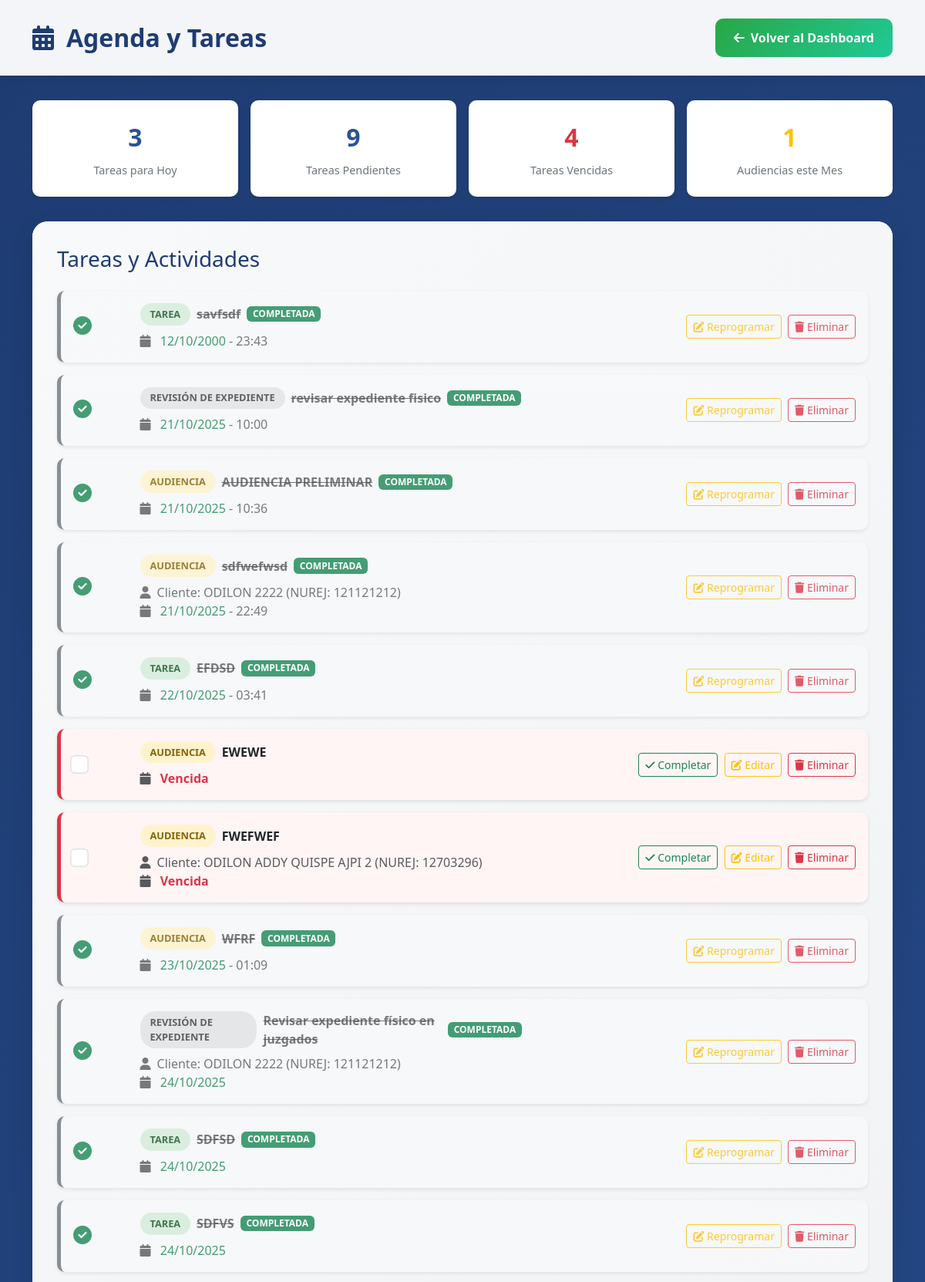
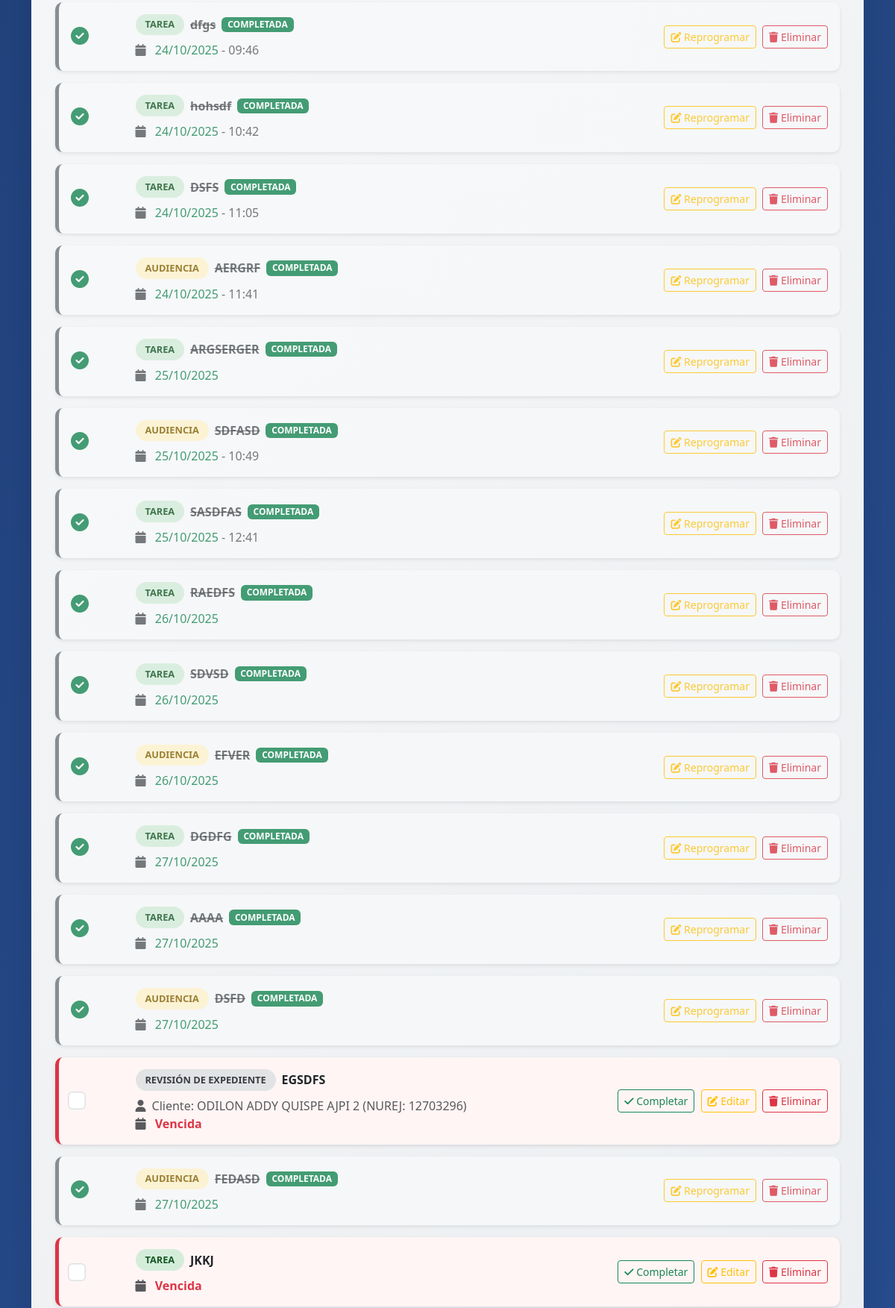
The page /agenda/ (signed in, upper part) on the database its author committed (2 pictures, top to bottom).
### gestion/models.py (models this page shows, shortened)
class Tarea(models.Model):
    TIPO_CHOICES = [
        ('TAREA', 'Tarea'),
        ('EVENTO', 'Evento Importante'),
        ('AUDIENCIA', 'Audiencia'),
        ('REVISION', 'Revisión de Expediente'),
    ]
    ESTADO_CHOICES = [
        ('PENDIENTE', 'Pendiente'),
        ('COMPLETADA', 'Completada'),
    ]
    tipo = models.CharField(max_length=20, choices=TIPO_CHOICES, verbose_name="Tipo de Actividad")
    descripcion = models.TextField(verbose_name="Descripción")
    fecha = models.DateField(verbose_name="Fecha")
    hora = models.TimeField(verbose_name="Hora", null=True, blank=True)
    cliente = models.ForeignKey(Cliente, on_delete=models.CASCADE, related_name='tareas', null=True, blank=True)
    estado = models.CharField(max_length=20, choices=ESTADO_CHOICES, default='PENDIENTE', verbose_name="Estado")
    fecha_creacion = models.DateTimeField(auto_now_add=True)
    class Meta:
        verbose_name = "Tarea"
        verbose_name_plural = "Tareas"
        ordering = ['fecha', 'hora']

class Cliente(models.Model):
    ESTADO_CHOICES = [
        ('ACTIVO', 'Activo'),
        ('CONCLUIDO', 'Concluido'),
        ('ABANDONADO', 'Abandonado'),
    ]
    nurej = models.CharField(max_length=50, unique=True, verbose_name="NUREJ")
    cedula = models.CharField(max_length=20, unique=True, verbose_name="Cédula de Identidad")
    nombre = models.CharField(max_length=200, verbose_name="Nombre del Cliente")
    telefono = models.CharField(max_length=15, verbose_name="Teléfono")
    tipo_proceso = models.CharField(max_length=100, verbose_name="Tipo de Proceso")
    juzgado = models.CharField(max_length=200, verbose_name="Juzgado")
    honorarios_pactados = models.DecimalField(max_digits=10, decimal_places=2, default=0, verbose_name="Honorarios Pactados")
    pago_inicial = models.DecimalField(max_digits=10, decimal_places=2, default=0, verbose_name="Pago Inicial")
    ultima_actuacion = models.TextField(verbose_name="Última Actuación", blank=True)
    fecha_ultima_actuacion = models.DateField(verbose_name="Fecha de Última Actuación", null=True, blank=True)
    proxima_actuacion = models.TextField(verbose_name="Próxima Actuación", blank=True)
    estado = models.CharField(max_length=20, choices=ESTADO_CHOICES, default='ACTIVO', verbose_name="Estado")
    fecha_creacion = models.DateTimeField(auto_now_add=True)
    fecha_actualizacion = models.DateTimeField(auto_now=True)
    class Meta:
        verbose_name = "Cliente"
        verbose_name_plural = "Clientes"
        ordering = ['-fecha_creacion']

### gestion/views.py (the view)
# urls.py: path('agenda/', views.agenda_tareas, name='agenda_tareas'),
@login_required
@requiere_permiso('agenda')
def agenda_tareas(request):
    hoy = date.today()
    todas_las_tareas = Tarea.objects.all().order_by('fecha', 'hora')
    tareas_solo_pendientes = Tarea.objects.filter(estado='PENDIENTE').order_by('fecha', 'hora')
    tareas_hoy = tareas_solo_pendientes.filter(fecha=hoy).count()
    tareas_pendientes = tareas_solo_pendientes.count()
    tareas_vencidas = tareas_solo_pendientes.filter(fecha__lt=hoy).count()
    audiencias_mes = Audiencia.objects.filter(
        fecha__month=hoy.month,
        fecha__year=hoy.year
    ).count()
    context = {
        'tareas': todas_las_tareas,
        'tareas_hoy': tareas_hoy,
        'tareas_pendientes': tareas_pendientes,
        'tareas_vencidas': tareas_vencidas,
        'audiencias_mes': audiencias_mes,
        'hoy': hoy,
    }
    return render(request, 'lex_nova/agenda_tareas.html', context)

### gestion/templates/lex_nova/agenda_tareas.html (shortened to what this page needs)
<!DOCTYPE html>
<html lang="es">
<head>
    <link href="https://cdnjs.cloudflare.com/ajax/libs/bootstrap/5.3.0/css/bootstrap.min.css" rel="stylesheet">
    <link href="https://cdnjs.cloudflare.com/ajax/libs/font-awesome/6.4.0/css/all.min.css" rel="stylesheet">
</head>
<body>
    <div class="header">
        <div class="container">
            <div class="row align-items-center">
                <div class="col-md-8">
                    <h1><i class="fas fa-calendar-alt me-3"></i>Agenda y Tareas</h1>
                </div>
                <div class="col-md-4 text-end">
                    <a href="{% url 'dashboard' %}" class="btn btn-volver">
                        <i class="fas fa-arrow-left me-2"></i>Volver al Dashboard
                    </a>
                </div>
            </div>
        </div>
    </div>
    <div class="container">
        <div class="stats-cards">
            <div class="stat-card">
                <div class="stat-number" id="tareasHoy">{{ tareas_hoy|default:0 }}</div>
                <div class="stat-label">Tareas para Hoy</div>
            </div>
            <div class="stat-card">
                <div class="stat-number" id="tareasPendientes">{{ tareas_pendientes|default:0 }}</div>
                <div class="stat-label">Tareas Pendientes</div>
            </div>
            <div class="stat-card">
                <div class="stat-number" id="tareasVencidas" style="color: #dc3545;">{{ tareas_vencidas|default:0 }}</div>
                <div class="stat-label">Tareas Vencidas</div>
            </div>
            <div class="stat-card">
                <div class="stat-number" id="audienciasMes" style="color: #ffc107;">{{ audiencias_mes|default:0 }}</div>
                <div class="stat-label">Audiencias este Mes</div>
            </div>
        </div>
        <div class="main-container">
            <div class="tasks-section">
                <h3 class="mb-4" style="color: #1e3c72;">Tareas y Actividades</h3>
                <div id="tasksList">
                    {% for tarea in tareas %}
                    <div class="task-card {% if tarea.fecha < hoy and tarea.estado != 'COMPLETADA' %}vencida{% elif tarea.fecha == hoy %}hoy{% else %}proxima{% endif %} {% if tarea.estado == 'COMPLETADA' %}completada{% endif %}">
                        <div class="row align-items-center">
                            <div class="col-md-1">
                                {% if tarea.estado == 'COMPLETADA' %}
                                    <i class="fas fa-check-circle text-success" style="font-size: 1.5rem;"></i>
                                {% else %}
                                    <input type="checkbox" class="form-check-input" style="transform: scale(1.5);"
                                           id="check-{{ tarea.id }}">
                                {% endif %}
                            </div>
                            <div class="col-md-6">
                                <div class="d-flex align-items-center mb-2">
                                    <span class="task-type-badge badge-{{ tarea.tipo|lower }}">{{ tarea.get_tipo_display|default:tarea.tipo }}</span>
                                    <strong class="ms-2 {% if tarea.estado == 'COMPLETADA' %}text-decoration-line-through text-muted{% endif %}">{{ tarea.descripcion }}</strong>
                                    {% if tarea.estado == 'COMPLETADA' %}
                                        <span class="badge bg-success ms-2">COMPLETADA</span>
                                    {% endif %}
                                </div>
                                <div class="text-muted">
                                    {% if tarea.cliente %}
                                    <i class="fas fa-user me-2"></i>Cliente: {{ tarea.cliente.nombre }} (NUREJ: {{ tarea.cliente.nurej }})
                                    <br>
                                    {% endif %}
                                    <i class="fas fa-calendar me-2"></i>
                                    {% if tarea.fecha < hoy and tarea.estado == 'PENDIENTE' %}
                                        <span class="text-danger fw-bold">Vencida</span>
                                    {% elif tarea.fecha == hoy %}
                                        <span class="text-warning fw-bold">Hoy {% if tarea.hora %}a las {{ tarea.hora|time:"H:i" }}{% endif %}</span>
                                    {% else %}
                                        <span class="text-success">{{ tarea.fecha|date:"d/m/Y" }}</span>
                                    {% endif %}
                                    {% if tarea.hora %}
                                        - {{ tarea.hora|time:"H:i" }}
                                    {% endif %}
                                </div>
                            </div>
                            <div class="col-md-5 text-end">
                                {% if tarea.estado == 'PENDIENTE' %}
                                    <form method="POST" action="{% url 'completar_tarea' tarea.id %}" style="display: inline;">
                                        <button type="submit" class="btn btn-sm btn-outline-success me-1">
                                            <i class="fas fa-check"></i> Completar
                                        </button>
                                    </form>
                                {% endif %}
                                <button class="btn btn-sm btn-outline-warning me-1"
                                        data-bs-toggle="modal"
                                        data-bs-target="#modalEditarTarea"
                                        onclick="cargarDatosTarea({{ tarea.id }}, '{{ tarea.descripcion|escapejs }}', '{{ tarea.fecha|date:'Y-m-d' }}', '{% if tarea.hora %}{{ tarea.hora|time:'H:i' }}{% endif %}', '{{ tarea.tipo }}', '{% if tarea.cliente %}{{ tarea.cliente.nurej|default:tarea.cliente.cedula }}{% endif %}')">
                                    <i class="fas fa-edit"></i> {% if tarea.estado == 'COMPLETADA' %}Reprogramar{% else %}Editar{% endif %}
                                </button>
                                <form method="POST" action="{% url 'eliminar_tarea' tarea.id %}" style="display: inline;"
                                      onsubmit="return confirm('¿Está seguro de eliminar esta tarea?');">
                                    <button type="submit" class="btn btn-sm btn-outline-danger">
                                        <i class="fas fa-trash"></i> Eliminar
                                    </button>
                                </form>
                            </div>
                        </div>
                    </div>
                    {% empty %}
                    <div class="alert alert-info">
                        <i class="fas fa-info-circle me-2"></i>No hay tareas registradas. ¡Cree la primera tarea!
                    </div>
                    {% endfor %}
                </div>
            </div>
        </div>
    </div>
</body>
</html>

### gestion/templates/lex_nova/agenda_tareas.html (style rules this page uses)
body { background: linear-gradient(135deg, #1e3c72 0%, #2a5298 100%); font-family: 'Segoe UI', Tahoma, Geneva, Verdana, sans-serif; min-height: 100vh; }
.header { background: rgba(255, 255, 255, 0.95); padding: 1.5rem 0; box-shadow: 0 4px 15px rgba(0,0,0,0.1); margin-bottom: 2rem; }
.header h1 { color: #1e3c72; font-weight: 700; font-size: 2rem; margin: 0; }
.btn-volver { background: linear-gradient(135deg, #28a745 0%, #20c997 100%); border: none; color: white; padding: 0.8rem 1.5rem; border-radius: 10px; font-weight: 600; transition: all 0.3s ease; }
.main-container { background: white; border-radius: 20px; box-shadow: 0 10px 30px rgba(0,0,0,0.1); padding: 0; overflow: hidden; margin-bottom: 2rem; }
.tasks-section { padding: 2rem; background: linear-gradient(135deg, #f8f9fa 0%, #e9ecef 100%); }
.task-card { background: white; border-radius: 10px; padding: 1rem; margin-bottom: 1rem; box-shadow: 0 2px 5px rgba(0,0,0,0.1); transition: all 0.3s ease; cursor: pointer; }
.task-card.vencida { border-left: 5px solid #dc3545; background: #fff5f5; }
.task-card.proxima { border-left: 5px solid #28a745; }
.task-card.completada { border-left: 5px solid #6c757d; background: #f8f9fa; opacity: 0.8; }
.task-type-badge { padding: 0.3rem 0.8rem; border-radius: 20px; font-size: 0.8rem; font-weight: 600; text-transform: uppercase; display: inline-block; }
.badge-tarea { background: #d4edda; color: #155724; }
.badge-audiencia { background: #fff3cd; color: #856404; }
.badge-revision { background: #e2e3e5; color: #383d41; }
.stats-cards { display: grid; grid-template-columns: repeat(auto-fit, minmax(200px, 1fr)); gap: 1rem; margin-bottom: 2rem; }
.stat-card { background: white; border-radius: 10px; padding: 1.5rem; text-align: center; box-shadow: 0 2px 5px rgba(0,0,0,0.1); transition: all 0.3s ease; }
.stat-number { font-size: 2rem; font-weight: 700; color: #2a5298; }
.stat-label { color: #6c757d; font-size: 0.9rem; margin-top: 0.5rem; }

### rows shown on the page
Tarea: estado "COMPLETADA" (drawn), tipo "TAREA", descripcion "savfsdf", fecha "12/10/2000", hora "23:43"
Tarea: estado "COMPLETADA" (drawn), tipo "REVISIÓN DE EXPEDIENTE", descripcion "revisar expediente fisico", fecha "21/10/2025", hora "10:00"
Tarea: estado "COMPLETADA" (drawn), tipo "AUDIENCIA", descripcion "AUDIENCIA PRELIMINAR", fecha "21/10/2025", hora "10:36"
Tarea: estado "COMPLETADA" (drawn), tipo "AUDIENCIA", descripcion "sdfwefwsd", cliente.nombre "ODILON 2222", cliente.nurej "121121212", fecha "21/10/2025", hora "22:49"
Tarea: estado "COMPLETADA" (drawn), tipo "TAREA", descripcion "EFDSD", fecha "22/10/2025", hora "03:41"
Tarea: tipo "AUDIENCIA", descripcion "EWEWE", fecha "Vencida", estado "PENDIENTE" (drawn)
Tarea: tipo "AUDIENCIA", descripcion "FWEFWEF", cliente.nombre "ODILON ADDY QUISPE AJPI 2", cliente.nurej "12703296", fecha "Vencida", estado "PENDIENTE" (drawn)
Tarea: estado "COMPLETADA" (drawn), tipo "AUDIENCIA", descripcion "WFRF", fecha "23/10/2025", hora "01:09"
Tarea: estado "COMPLETADA" (drawn), tipo "REVISIÓN DE EXPEDIENTE", descripcion "Revisar expediente físico en juzgados", cliente.nombre "ODILON 2222", cliente.nurej "121121212", fecha "24/10/2025"
Tarea: estado "COMPLETADA" (drawn), tipo "TAREA", descripcion "SDFSD", fecha "24/10/2025"
Tarea: estado "COMPLETADA" (drawn), tipo "TAREA", descripcion "SDFVS", fecha "24/10/2025"
Tarea: estado "COMPLETADA" (drawn), tipo "TAREA", descripcion "dfgs", fecha "24/10/2025", hora "09:46"
Tarea: estado "COMPLETADA" (drawn), tipo "TAREA", descripcion "hohsdf", fecha "24/10/2025", hora "10:42"
Tarea: estado "COMPLETADA" (drawn), tipo "TAREA", descripcion "DSFS", fecha "24/10/2025", hora "11:05"
Tarea: estado "COMPLETADA" (drawn), tipo "AUDIENCIA", descripcion "AERGRF", fecha "24/10/2025", hora "11:41"
Tarea: estado "COMPLETADA" (drawn), tipo "TAREA", descripcion "ARGSERGER", fecha "25/10/2025"
Tarea: estado "COMPLETADA" (drawn), tipo "AUDIENCIA", descripcion "SDFASD", fecha "25/10/2025", hora "10:49"
Tarea: estado "COMPLETADA" (drawn), tipo "TAREA", descripcion "SASDFAS", fecha "25/10/2025", hora "12:41"
Tarea: estado "COMPLETADA" (drawn), tipo "TAREA", descripcion "RAEDFS", fecha "26/10/2025"
Tarea: estado "COMPLETADA" (drawn), tipo "TAREA", descripcion "SDVSD", fecha "26/10/2025"
Tarea: estado "COMPLETADA" (drawn), tipo "AUDIENCIA", descripcion "EFVER", fecha "26/10/2025"
Tarea: estado "COMPLETADA" (drawn), tipo "TAREA", descripcion "DGDFG", fecha "27/10/2025"
Tarea: estado "COMPLETADA" (drawn), tipo "TAREA", descripcion "AAAA", fecha "27/10/2025"
Tarea: estado "COMPLETADA" (drawn), tipo "AUDIENCIA", descripcion "DSFD", fecha "27/10/2025"
Tarea: tipo "REVISIÓN DE EXPEDIENTE", descripcion "EGSDFS", cliente.nombre "ODILON ADDY QUISPE AJPI 2", cliente.nurej "12703296", fecha "Vencida", estado "PENDIENTE" (drawn)
Tarea: estado "COMPLETADA" (drawn), tipo "AUDIENCIA", descripcion "FEDASD", fecha "27/10/2025"
Tarea: tipo "TAREA", descripcion "JKKJ", fecha "Vencida", estado "PENDIENTE" (drawn)

### other values the page prints
{{ tareas_hoy|default:0 }} "3"
{{ tareas_pendientes|default:0 }} "9"
{{ tareas_vencidas|default:0 }} "4"
{{ audiencias_mes|default:0 }} "1"
